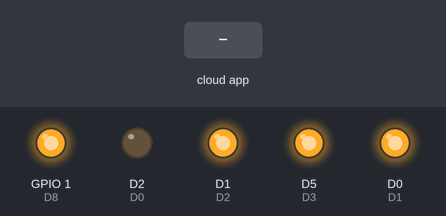
Recording of a sketch running on a simulated ESP8266 (NodeMCU). Shown: output pins drawn as LEDs (lit = HIGH). Inputs (shaded band) come from the test bench. WiFi joins after 1.5 s; servers stay silent unless stated; pins used as bus, display or sensor lines are not drawn; what the sketch prints to the serial monitor is not drawn.

Above: at 2.7 s.
2.8 s: the phone or cloud app sets Luz.1 to 64
At 3.3 s:
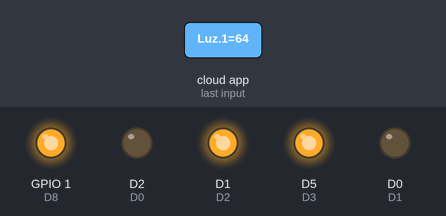
4.3 s: the phone or cloud app sets Luz.2 to 64
At 5.5 s:
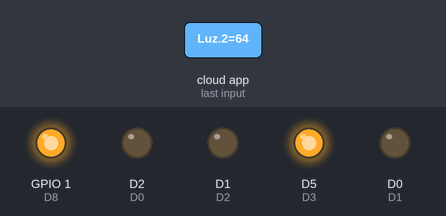
5.8 s: the phone or cloud app sets D8 to 64
At 6.7 s:
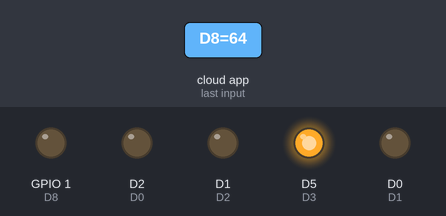
7.3 s: the phone or cloud app sets Luz.1 to 0
At 7.9 s:
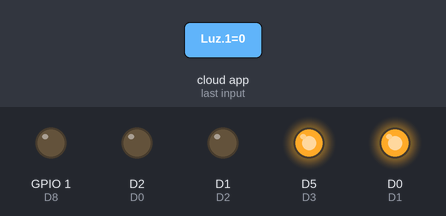
8.8 s: the phone or cloud app sets Luz.2 to 0
At 9.1 s:
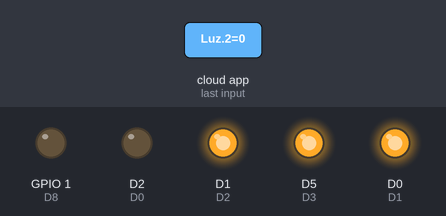
10.3 s: the phone or cloud app sets Luz.1 to 128
At 11.4 s:
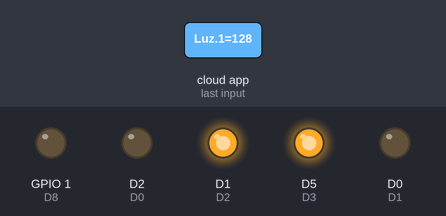
Timing chart, 0 to 12.8 s (numbered marks = the images above; inputs shaded):
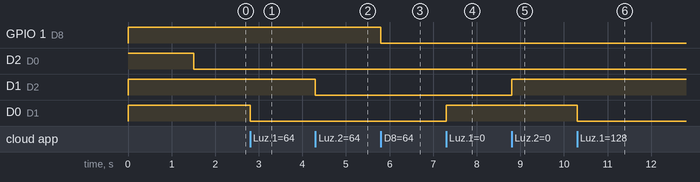

Measured:
- after the input at 2.8 s, D0 (D1): HIGH → LOW at once
- after the input at 4.3 s, D1 (D2): HIGH → LOW at once
- after the input at 5.8 s, GPIO 1 (D8): HIGH → LOW at once
- after the input at 7.3 s, D0 (D1): LOW → HIGH at once
- after the input at 8.8 s, D1 (D2): LOW → HIGH at once
- after the input at 10.3 s, D0 (D1): HIGH → LOW at once

The sketch:

SmartDom.ino
```cpp
#ifdef ARDUINO_ARCH_ESP32
#include <WiFi.h>
#else
#include <ESP8266WiFi.h>
#endif

#include <Espalexa.h>

//  Sin Usar /////////
#define D3 14
#define D4 12
#define D5 13
#define D6 15
#define D7 3
//////////////////////

#define D1 16 //Luz 1
#define D2 5 //Luz 2
#define D8 1//Cerradura

#define D0 4               //aux?

const char* ssid = "Tu Ssid";
const char* password = "Tu Contraseña";

Espalexa espAlexa;

void Funcion_D8(uint8_t brightness);
void Funcion_D2(uint8_t brightness);
void Funcion_(uint8_t brightness);


void setup() {
  Serial.begin(115200);
  pinMode(D0,OUTPUT); //aux

//  Sin Usar /////////
  pinMode(D3,OUTPUT);
  pinMode(D4,OUTPUT);
  pinMode(D5,OUTPUT);
  pinMode(D6,OUTPUT);
  pinMode(D7,OUTPUT);
//////////////////////


  pinMode(D1,OUTPUT);
  pinMode(D2,OUTPUT);
  pinMode(D8,OUTPUT);

  digitalWrite(D0,HIGH); //aux

//  Sin Usar /////////
  digitalWrite(D3,HIGH);
  digitalWrite(D4,HIGH);
  digitalWrite(D5,HIGH);
  digitalWrite(D6,HIGH);
  digitalWrite(D7,HIGH);
//////////////////////

  digitalWrite(D1,HIGH);
  digitalWrite(D2,HIGH);
  digitalWrite(D8,HIGH);
  ConectarWifi();
  espAlexa.addDevice("Luz 1", Funcion_D1);
  espAlexa.addDevice("Luz 2", Funcion_D2);
  espAlexa.addDevice("D8", Funcion_D8);

  espAlexa.begin();
}
///////////////////// VOID LOOP ////////////////////////////////////////////////////
void loop(){
  ConectarWifi();
  espAlexa.loop();
  delay(1);}

/////////////////// FUNCION PARA CONECTAR EL WIFI ///////////////////////////////////
void ConectarWifi() {
  if(WiFi.status() != WL_CONNECTED) {
     WiFi.mode(WIFI_STA);
     WiFi.begin(ssid, password);
     Serial.println("");
     Serial.println("Connecting to WiFi");
     while(WiFi.status() != WL_CONNECTED) {
           digitalWrite(D0, HIGH);
           delay(500);
           Serial.print(".");}
    Serial.print("Connected to ");
    Serial.println(ssid);
    Serial.print("IP address: ");
    Serial.println(WiFi.localIP());
    digitalWrite(D0, LOW);}}

/////////////////// FUNCION PARA EL PIN D1 ///////////////////////////// Luz 1
void Funcion_D1(uint8_t brightness){
     if(brightness){digitalWrite(D1, !digitalRead(D1));}
     else{digitalWrite(D1, HIGH);}}

/////////////////// FUNCION PARA EL PIN D2 ///////////////////////////// Luz 2
void Funcion_D2(uint8_t brightness){
     if(brightness){digitalWrite(D2, !digitalRead(D2));}
     else{digitalWrite(D2,HIGH);}}

/////////////////// FUNCION PARA EL PIN D8 /////////////////////////////  Cerradura
void Funcion_D8(uint8_t brightness){
     if(brightness){digitalWrite(D8, LOW);}
     else{digitalWrite(D8, HIGH);}}
```
